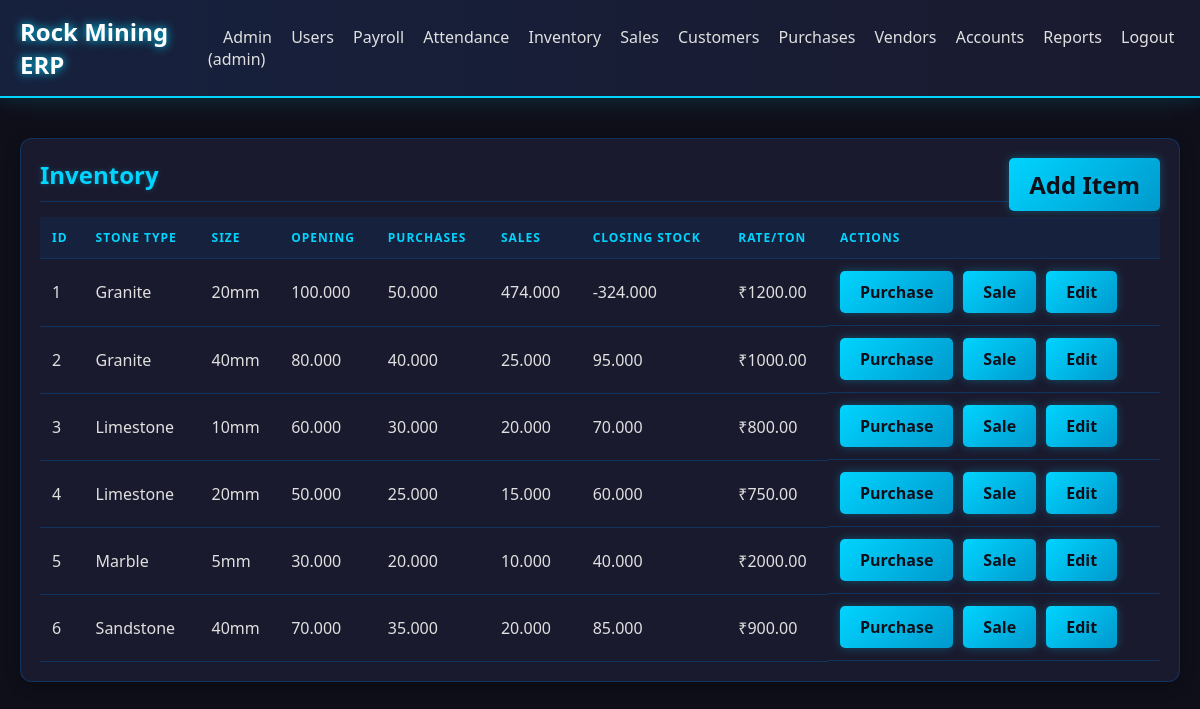
Before: /inventory (signed in) with the older database file.
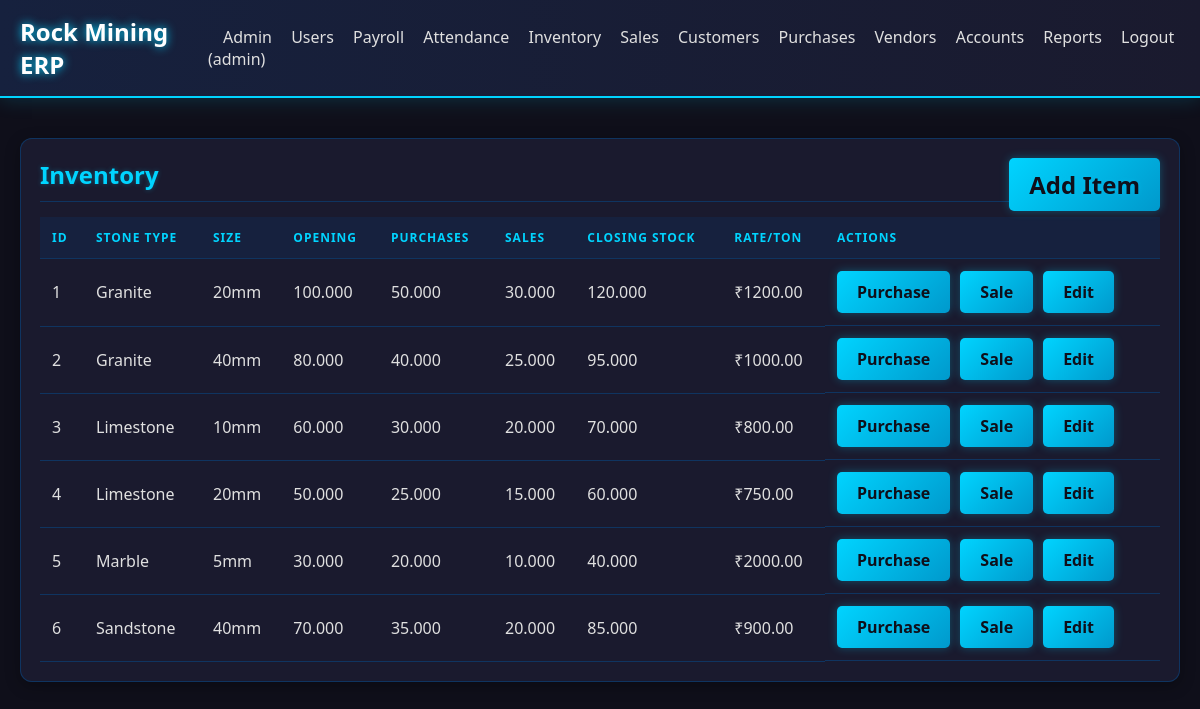
After: the same page with the newer database file.
### models.py (models this page shows)
class Inventory(db.Model):
    id = db.Column(db.Integer, primary_key=True)
    stone_type = db.Column(db.String(50), nullable=False)
    size = db.Column(db.String(20), nullable=False)
    opening_stock = db.Column(db.Numeric(precision=15, scale=3), default=0)
    purchases = db.Column(db.Numeric(precision=15, scale=3), default=0)
    sales = db.Column(db.Numeric(precision=15, scale=3), default=0)
    closing_stock = db.Column(db.Numeric(precision=15, scale=3), default=0)
    rate_per_ton = db.Column(db.Numeric(precision=15, scale=2), default=0)
    updated_at = db.Column(db.DateTime, default=datetime.utcnow)

### routes/inventory.py (the view)
@bp.route('/inventory')
@login_required
def index():
    items = Inventory.query.all()
    return render_template('inventory.html', items=items)

### routes/dashboard.py (called while the page is built)
def login_required(f):
    @wraps(f)
    def decorated_function(*args, **kwargs):
        if 'user_id' not in session:
            return redirect(url_for('auth.login'))
        return f(*args, **kwargs)
    return decorated_function

### templates/inventory.html (shortened to what this page needs)
{% extends "base.html" %}
{% block content %}
<div class="card">
    <h2>Inventory <a href="{{ url_for('inventory.add_item') }}" class="btn" style="float: right;">Add Item</a></h2>
    <table>
        <thead>
            <tr>
                <th>ID</th>
                <th>Stone Type</th>
                <th>Size</th>
                <th>Opening</th>
                <th>Purchases</th>
                <th>Sales</th>
                <th>Closing Stock</th>
                <th>Rate/Ton</th>
                <th>Actions</th>
            </tr>
        </thead>
        <tbody>
            {% for item in items %}
            <tr>
                <td>{{ item.id }}</td>
                <td>{{ item.stone_type }}</td>
                <td>{{ item.size }}</td>
                <td>{{ item.opening_stock }}</td>
                <td>{{ item.purchases }}</td>
                <td>{{ item.sales }}</td>
                <td>{{ item.closing_stock }}</td>
                <td>₹{{ "%.2f"|format(item.rate_per_ton) }}</td>
                <td class="actions">
                    <a href="{{ url_for('inventory.purchase_item', id=item.id) }}" class="btn">Purchase</a>
                    <a href="{{ url_for('inventory.sale_item', id=item.id) }}" class="btn">Sale</a>
                    <a href="{{ url_for('inventory.edit_item', id=item.id) }}" class="btn">Edit</a>
                </td>
            </tr>
            {% endfor %}
        </tbody>
    </table>
</div>
{% endblock %}

### templates/base.html (shortened to what this page needs)
<!DOCTYPE html>
<html lang="en">
<head>
</head>
<body>
    {% if session.user_id %}
    <div class="header">
        <h1>Rock Mining ERP</h1>
        <nav>
            {% if session.role == 'admin' %}
            <a href="{{ url_for('dashboard.admin_dashboard') }}">Admin</a>
            <a href="{{ url_for('auth.users') }}">Users</a>
            {% else %}
            <a href="{{ url_for('dashboard.index') }}">Dashboard</a>
            {% endif %}
            <a href="{{ url_for('payroll.employees') }}">Payroll</a>
            <a href="{{ url_for('payroll.attendance') }}">Attendance</a>
            <a href="{{ url_for('inventory.index') }}">Inventory</a>
            <a href="{{ url_for('sales.sales_list') }}">Sales</a>
            <a href="{{ url_for('sales.customers') }}">Customers</a>
            <a href="{{ url_for('purchases.purchases_list') }}">Purchases</a>
            <a href="{{ url_for('vendor.vendors_list') }}">Vendors</a>
            <a href="{{ url_for('accounts.index') }}">Accounts</a>
            <a href="{{ url_for('reports.index') }}">Reports</a>
            <a href="{{ url_for('auth.logout') }}">Logout ({{ session.username }})</a>
        </nav>
    </div>
    {% endif %}
    <div class="container">
        {% block content %}{% endblock %}
    </div>
</body>
</html>

### templates/base.html (style rules this page uses)
:root { --bg-dark: #0f0f1a; --bg-card: #1a1a2e; --bg-header: #16213e; --accent-blue: #00d4ff; --accent-blue-dim: #0f3460; --text-light: #e0e0e0; --text-muted: #8892a0; --border-color: #0f3460; --success: #00d676; --danger: #ff4757; }
* { margin: 0; padding: 0; box-sizing: border-box; }
body { font-family: 'Segoe UI', Arial, sans-serif; background: var(--bg-dark); color: var(--text-light); }
.header { background: linear-gradient(90deg, var(--bg-header), var(--bg-card)); color: white; padding: 15px 20px; display: flex; justify-content: space-between; align-items: center; border-bottom: 2px solid var(--accent-blue); box-shadow: 0 0 20px rgba(0, 212, 255, 0.2); }
.header h1 { font-size: 24px; text-shadow: 0 0 10px var(--accent-blue); }
.header a { color: var(--text-light); text-decoration: none; margin-left: 15px; transition: all 0.3s; }
.container { max-width: 1200px; margin: 20px auto; padding: 20px; }
.card { background: var(--bg-card); padding: 20px; border-radius: 12px; box-shadow: 0 4px 15px rgba(0,0,0,0.3), inset 0 0 0 1px var(--border-color); margin-bottom: 20px; }
.card h2 { color: var(--accent-blue); margin-bottom: 15px; border-bottom: 1px solid var(--border-color); padding-bottom: 10px; text-shadow: 0 0 5px rgba(0, 212, 255, 0.3); }
table { width: 100%; border-collapse: collapse; }
th, td { padding: 12px; text-align: left; border-bottom: 1px solid var(--border-color); }
th { background: var(--bg-header); color: var(--accent-blue); text-transform: uppercase; font-size: 12px; letter-spacing: 1px; }
.btn { display: inline-block; padding: 10px 20px; background: linear-gradient(135deg, var(--accent-blue), #0099cc); color: var(--bg-dark); text-decoration: none; border-radius: 5px; border: none; cursor: pointer; font-weight: bold; transition: all 0.3s; box-shadow: 0 0 10px rgba(0, 212, 255, 0.3); }
.actions { display: flex; gap: 10px; }
a { color: var(--accent-blue); }

Changed rows visible on the page:
changed Inventory id 1: sales "474.000" → "30.000"; closing_stock "-324.000" → "120.000"
